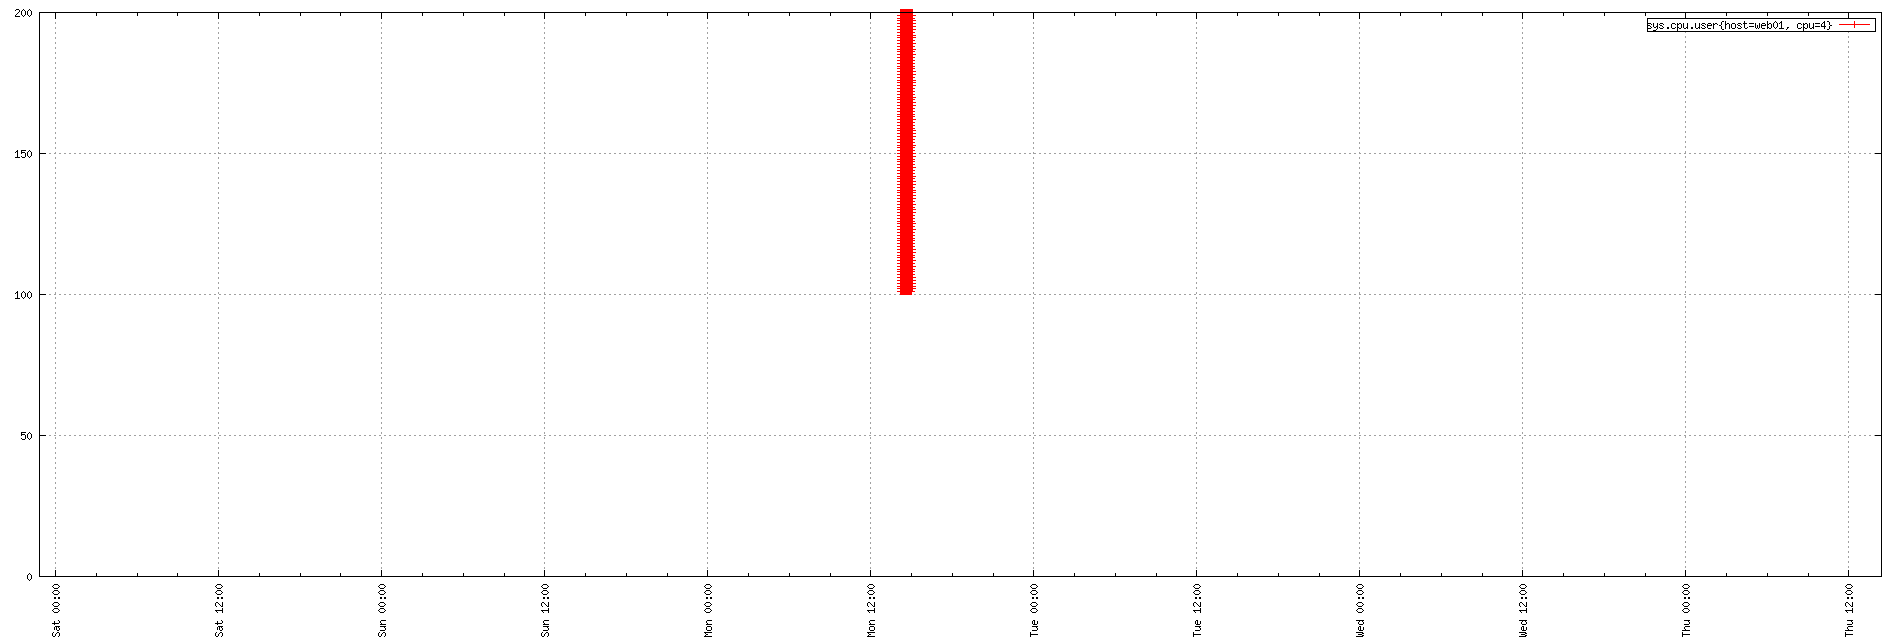

Here is the gnuplot script that generated this plot:
set term png small size 1900,644
set xdata time
set timefmt "%s"
if (GPVAL_VERSION < 4.6) set xtics rotate; else set xtics rotate right
set output "${TMPDIR-'tmp'}/tsd/be22b9ad.png"
set xrange ["1673650109":"1674138231"]
set format x "%a %H:%M"
set grid
set style data linespoint
set key right box
set yrange [0:]
plot  "${TMPDIR-'tmp'}/tsd/be22b9ad_0.dat" using 1:2 title "sys.cpu.user{host=web01, cpu=4}"
